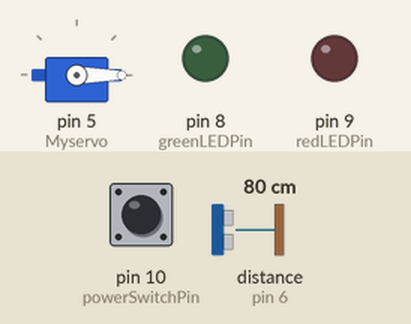
Recording of a sketch running on a simulated Arduino Uno, built with avr-gcc and run on an emulated ATmega328P. On the bench: servo, output pins drawn as LEDs (lit = HIGH). Inputs (shaded band) come from the test bench; at power-on: pin 10 (powerSwitchPin) HIGH, distance to the obstacle (sensor on pin 6) 80 cm. The echo pulse lasts 58.3 µs per cm; pins used as bus, display or sensor lines are not drawn; what the sketch prints to the serial monitor is not drawn.

Above: at 5.2 s.
5.3 s: pin 10 (powerSwitchPin) pulled LOW for 0.15 s
At 5.45 s:
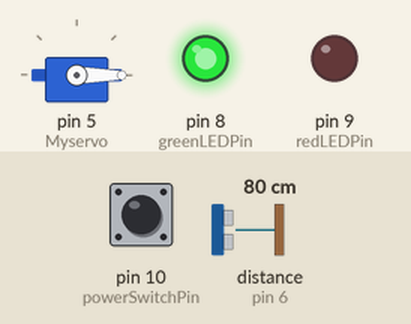
7.0 s: pin 10 (powerSwitchPin) pulled LOW for 3.2 s
At 11.2 s:
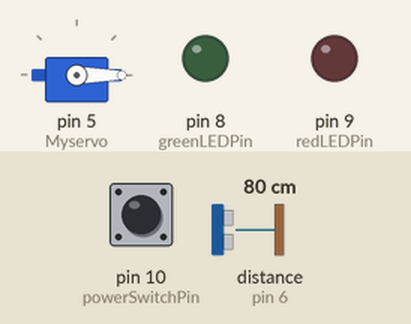
Timing chart, 0 to 12.7 s (numbered marks = the images above; inputs shaded):
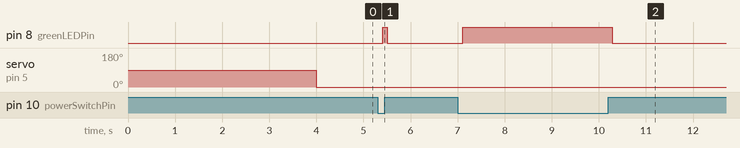

The sketch:

sanitizer_t.ino
```cpp
#include <Servo.h>

const int trigPin = 7;      // Trigger Pin of Ultrasonic Sensor
const int echoPin = 6;      // Echo Pin of Ultrasonic Sensor
const int greenLEDPin = 8;  // Green LED Pin
const int redLEDPin = 9;    // Red LED Pin
const int powerSwitchPin = 10; // Power switch Pin

Servo Myservo;

void setup() {
  Serial.begin(9600); // Starting Serial Terminal
  Myservo.attach(5);  // Signal Pin of Servo
  pinMode(trigPin, OUTPUT);
  pinMode(echoPin, INPUT);
  pinMode(greenLEDPin, OUTPUT);
  pinMode(redLEDPin, OUTPUT);
  pinMode(powerSwitchPin, INPUT_PULLUP); // Internal pull-up resistor to keep the pin HIGH when the switch is open

  Serial.print("  Distance    ");
  Serial.print("  Measurement  ");
  delay(1000);
  delay(1000);
  Serial.print("Made By :");
  Serial.print(" Andrion, Dampac, Uy");
  delay(2000);
}

void loop() {
  // Check if the power switch is ON
  if (digitalRead(powerSwitchPin) == LOW) {
    long duration, cm;
    pinMode(trigPin, OUTPUT);
    digitalWrite(trigPin, LOW);
    delayMicroseconds(2);
    digitalWrite(trigPin, HIGH);
    delayMicroseconds(10);
    digitalWrite(trigPin, LOW);

    pinMode(echoPin, INPUT);
    duration = pulseIn(echoPin, HIGH);
    cm = microsecondsToCentimeters(duration);

    Serial.print("Distance:");
    Serial.print(cm);
    Serial.print("cm");
    delay(100);

    if (cm >= 20) {
      Myservo.write(0);
      digitalWrite(greenLEDPin, HIGH); // Green LED ON
      digitalWrite(redLEDPin, LOW);   // Red LED OFF
    } else {
      Myservo.write(90);
      digitalWrite(greenLEDPin, LOW);  // Green LED OFF
      digitalWrite(redLEDPin, HIGH);   // Red LED ON
    }

    Serial.println();
    delay(100);
  } else {
    // If the power switch is OFF, turn off LEDs and servo
    digitalWrite(greenLEDPin, LOW);
    digitalWrite(redLEDPin, LOW);
    Myservo.write(0);
  }
}

long microsecondsToCentimeters(long microseconds) {
  return microseconds / 29 / 2;
}
```

Measured:
- after the input at 5.3 s, pin 8 (greenLEDPin): LOW → HIGH after 0.11 s, → LOW 0.10 s later
- after the input at 7.0 s, pin 8 (greenLEDPin): LOW → HIGH after 0.11 s, → LOW 3.2 s later
